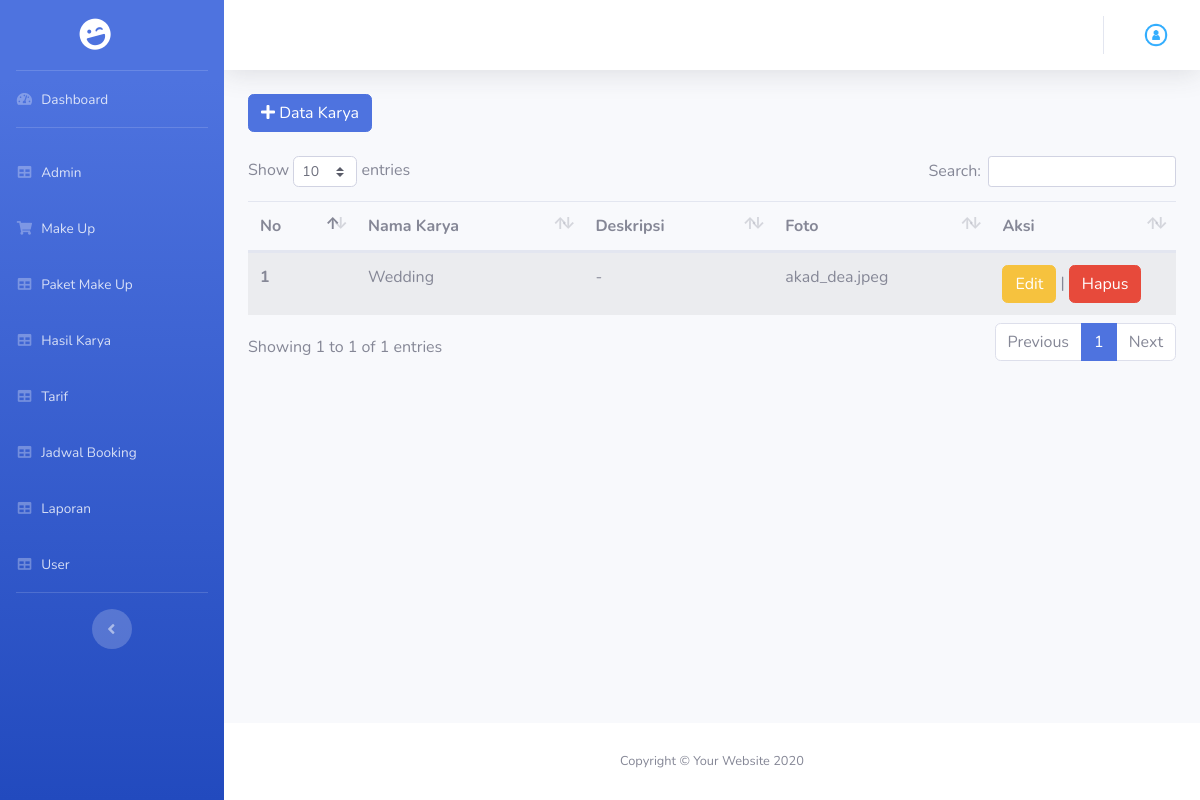
/index.php/admin/hasil_karya, run on the app's committed database.
### tables this page shows
CREATE TABLE `tb_hasil_karya` (
  `id_karya` int(11) NOT NULL AUTO_INCREMENT,
  `nm_karya` varchar(50) NOT NULL,
  `deskripsi` text NOT NULL,
  `foto` text NOT NULL,
  `id_makeup` int(11) NOT NULL,
  PRIMARY KEY (`id_karya`)
);

CREATE TABLE `tb_makeup` (
  `id_makeup` int(11) NOT NULL AUTO_INCREMENT,
  `nm_makeup` varchar(50) NOT NULL,
  `deskripsi` text NOT NULL,
  PRIMARY KEY (`id_makeup`)
);

### application/core/MY_Controller.php (called while the page is built, shortened)
<?php
class MY_Controller extends CI_Controller
{
	public function view_backend($view, $data = null)
	{
		$this->load->view('admin/templateBackend/header');
		$this->load->view('admin/templateBackend/sidebar');
		$this->load->view($view, $data);
		$this->load->view('admin/templateBackend/footer');
	}
}

### application/controllers/admin/Hasil_Karya.php (called while the page is built, shortened)
<?php
class Hasil_Karya extends MY_Controller
{
  public function index()
  {
    $data['hasil_karya'] = $this->hasilkaryaModel->getAll();
    $data['makeup'] = $this->hasilkaryaModel->getMakeup();
    $this->view_backend('admin/hasil_karya/hasil_karya', $data);
  }
}

### index.php (called while the page is built, shortened)
<?php
require_once BASEPATH.'core/CodeIgniter.php';

### application/models/Backend/Hasil_Karya_Model.php (called while the page is built, shortened)
<?php defined('BASEPATH') or exit('No direct script access allowed');
class Hasil_Karya_Model extends CI_Model
{
    public function getAll()
    {
        return $this->db->query("Select
        *
    From
        tb_hasil_karya Inner Join
        tb_makeup On tb_hasil_karya.id_makeup = tb_makeup.id_makeup")->result();
    }
}

### application/views/admin/hasil_karya/hasil_karya.php (the view, shortened to what this page needs)
<div class="container">
	<div class="mb-4">
		<button data-toggle="modal" data-target="#tambah" class="btn btn-primary"><i class="fas fa-plus"></i> Data Karya</button>
	</div>
	<table class="table table-striped" id="dataTable">
		<thead>
			<tr>
				<th scope="col">No</th>
				<th scope="col">Nama Karya</th>
				<th scope="col">Deskripsi</th>
				<th scope="col">Foto</th>
				<th scope="col">Aksi</th>
			</tr>
		</thead>
		<tbody>
			<?php
			foreach ($hasil_karya as $no => $hk) {
			?>
				<tr>
					<th scope="row"><?php echo $no + 1; ?></th>
					<td><?php echo $hk->nm_karya ?></td>
					<td><?php echo $hk->deskripsi ?></td>
					<td><?php echo $hk->foto ?></td>
					<td style="width: 20%;"><a href="<?php echo base_url('admin/karya_edit/') . $hk->id_karya ?>" class="btn btn-warning">Edit</a> | <a href="<?php echo base_url('admin/karya_hapus/') . $hk->id_karya ?>" class="btn btn-danger">Hapus</a></td>
				</tr>
			<?php } ?>
		</tbody>
	</table>
</div>

### data on the page
tb_hasil_karya: nm_karya "Wedding", id_makeup.deskripsi "-", foto "akad_dea.jpeg"
